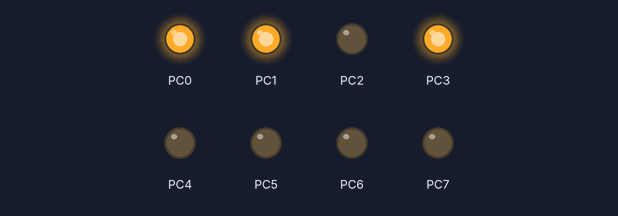
This program was run on a simulated ATmega32, built with avr-gcc and emulated at 8 MHz. Parts: output pins drawn as LEDs (lit = HIGH).

Above: at 0.15 s.
At 5.25 s:
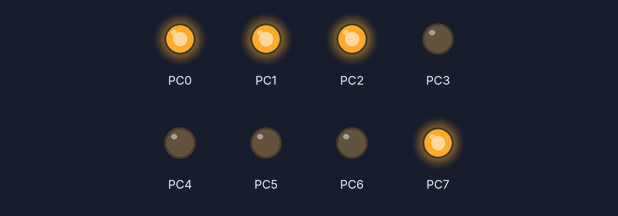
At 10.05 s:
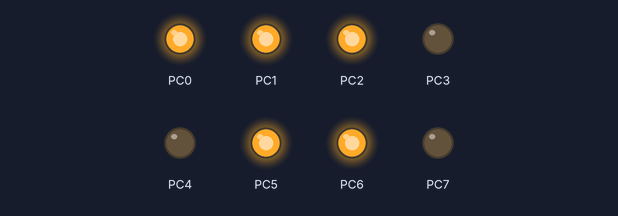
At 19.95 s:
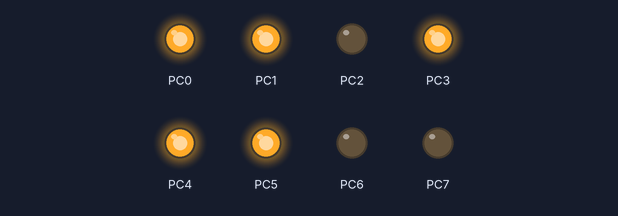
At 29.85 s:
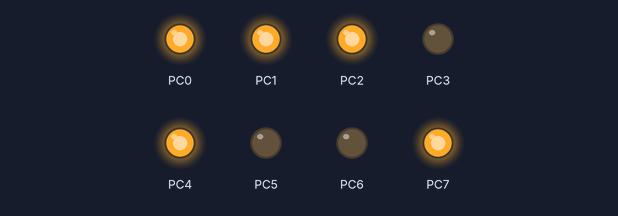
At 39.75 s:
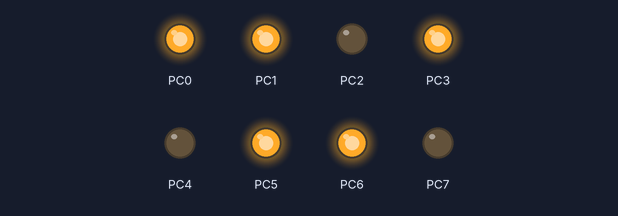
Timing chart, 0 to 40.0 s (numbered marks = the images above):
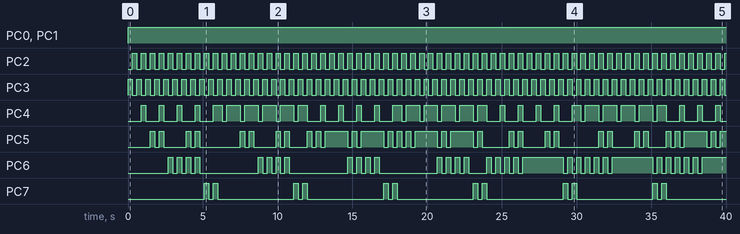

The program:

main.c
```c
/*
 * GccApplication1.c
 *
 * Created: 2/5/2025 1:34:50 AM
 * Author : oussa
 */


#define F_CPU 8000000UL
#include "MemoryMap.h"
#include "utils.h"
#include <util/delay.h>
/* 7segment:
	0x3f = 0
	0x06 = 1
	0x5b = 2
	0x4f = 3
	0x66 = 4
	0x6d = 5
	0x7d = 6
	0x07 = 7
	0x7f = 8
 	0x6f = 9
*/
//static unsigned char SegmentNumber[10] = {0x3f,0x06,0x5b,0x4f,0x66,0x6d,0x7d,0x07,0x7f,0x6f};

int main(void)
{
	DDRC = 0xff;
	unsigned char i,j;
	while(1)
	{
		for(i=0;i<10;i++)
		{
			for(j=0;j<10;j++)
			{
				PORTC = 0b1011 | (i<<4);
				_delay_ms(300);
				PORTC = 0b0111 | (j<<4);
				_delay_ms(300);
			}

		}
	}


}

 
```

MemoryMap.h
```c
/*
 * MemoryMap.h
 *
 * Created: 2/5/2025 1:36:27 AM
 *  Author: oussa
 */


#ifndef MEMORYMAP_H_
#define MEMORYMAP_H_

#define DDRA *((volatile unsigned char *)(0x3A))
#define PORTA *((volatile unsigned char *)(0x3B))
#define PINA *((volatile unsigned char *)(0x39))

#define DDRC *((volatile unsigned char *)(0x34))
#define PORTC *((volatile unsigned char *)(0x35))
#define PINC *((volatile unsigned char *)(0x33))


#endif /* MEMORYMAP_H_ */
```

utils.h
```c
/*
 * utils.h
 *
 * Created: 2/5/2025 11:13:22 AM
 *  Author: oussa
 */


#ifndef UTILS_H_
#define UTILS_H_

#define SetBit(reg, bit) (reg |= (1<<bit))
#define ClearBit(reg, bit) (reg &= ~(1<<bit))
#define Togglebit(reg, bit) (reg ^= (1<<bit))
#define ReadBit(reg, bit) ((reg>>bit) & 1)


#endif /* UTILS_H_ */
```

Measured:
- by itself, PC0, PC1: LOW → HIGH at 0.00 s
- by itself, PC2, PC3: alternates HIGH for 0.30 s and LOW for 0.30 s
- by itself, PC5: LOW → HIGH at 1.5 s, → LOW 0.30 s later, → HIGH 0.30 s later, → LOW 0.30 s later, … (65 changes in this stretch)
- by itself, PC6: LOW → HIGH at 2.7 s, → LOW 0.30 s later, → HIGH 0.30 s later, → LOW 0.30 s later, … (65 changes in this stretch)
- by itself, PC7: repeats every 6.0 s: LOW 0.30 s, HIGH 0.30 s, LOW 5.1 s, HIGH 0.30 s
- by itself, PC4: repeats every 12.0 s: 3 × (LOW 0.90 s, HIGH 0.30 s), LOW 0.90 s, HIGH 0.60 s, 4 × (LOW 0.30 s, HIGH 0.90 s), LOW 0.30 s, HIGH 0.60 s, LOW 0.90 s, HIGH 0.30 s
